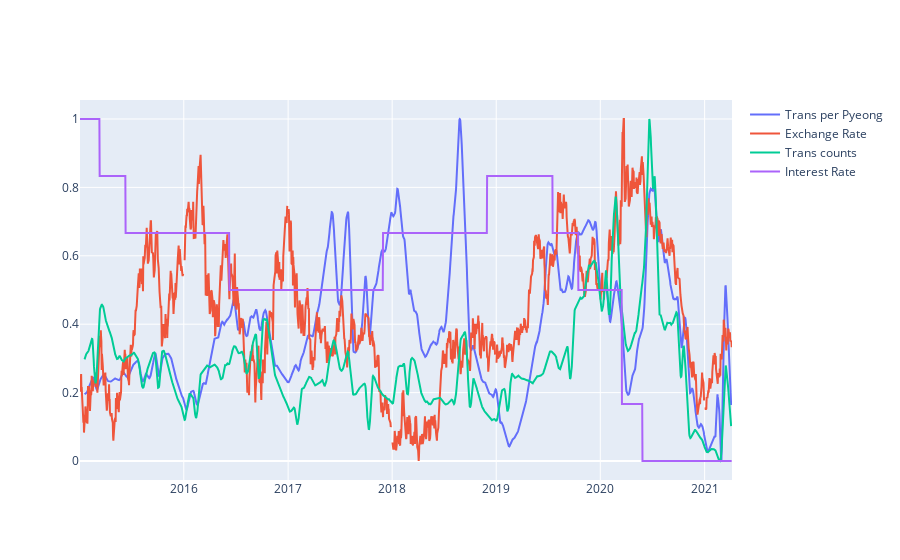

Notebook cell for this chart:
### Code cell
fig = go.Figure()
Time_Series_Plot(fig, nonseasonal_mov_avg_pyeong, 'Trading day', 'Trans per Pyeong', 'Trans per Pyeong')
Time_Series_Plot(fig, Exchange_df, 'Date', 'ExchangeRate', 'Exchange Rate')
Time_Series_Plot(fig, nonseasonal_mov_avg_count, 'Trading day', 'Trans per Pyeong', 'Trans counts')
Time_Series_Plot(fig, InterestRate_df, 'Date', 'InterestRate', 'Interest Rate')
fig.show()

### Figure 1 — Plotly figure (JSON) as saved in the notebook; plotly's stock layout.template omitted (floating-point values rounded to 4 significant figures; data arrays with more than 128 entries replaced by an {"elided": "..."} marker saying what was removed)
{"data": [{"mode": "lines", "name": "Trans per Pyeong", "type": "scatter", "x": {"elided": "2288 str values"}, "y": {"elided": "2288 float values"}}, {"mode": "lines", "name": "Exchange Rate", "type": "scatter", "x": {"elided": "1545 str values"}, "y": {"elided": "1545 float values"}}, {"mode": "lines", "name": "Trans counts", "type": "scatter", "x": {"elided": "2288 str values"}, "y": {"elided": "2288 float values"}}, {"mode": "lines", "name": "Interest Rate", "type": "scatter", "x": {"elided": "1545 str values"}, "y": {"elided": "1545 float values"}}], "layout": {}}
